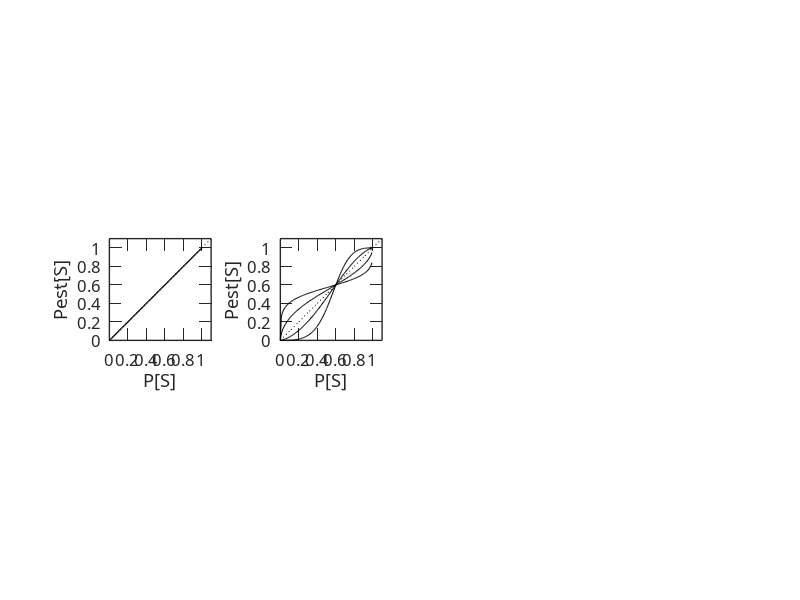

This figure's MATLAB source:
clear all; close all;


x = 0:0.01:1; 

% H0: P[S]_est = P[S] + e
a = 1 ; b = 0 ;
y1 = x.*a + b ;
subplot(1,4,1)
plot(x,y1, 'k-','linewidth',1); hold on 
plot(0:0.1:1.1, 0:0.1:1.1, 'k:');
axis('square');
xlim([0 1.1]); ylim([0 1.1]); 
xticks(0:0.2:1); yticks(0:0.2:1);
xlabel('P[S]'); ylabel('Pest[S]'); 
set(gca, 'Fontname', 'Arial Regular', 'Fontsize', 12, 'linewidth', 1,'TickLength',[0.025 0]);

% H1: LLO
for gmma = [0.3 0.6 1.4 2.6]
    lop = log(x./(1-x)) ;
    p0 = 0.6;
    lop0 = log(p0./(1-p0)) ;
    lopd = gmma*lop + (1-gmma).*lop0;    
    y2 = exp(lopd) ./ (1+exp(lopd));
    subplot(1,4,2)
    plot(x,y2, 'k-'); hold on
end
plot(0:0.1:1.1, 0:0.1:1.1, 'k:');
axis('square');
xlim([0 1.1]); ylim([0 1.1]); 
xticks(0:0.2:1); yticks(0:0.2:1);
xlabel('P[S]'); ylabel('Pest[S]'); 
set(gca, 'Fontname', 'Arial Regular', 'Fontsize', 12, 'linewidth', 1,'TickLength',[0.025 0]);

pos(3) = 1400; pos(4) = 400;
set(gcf, 'Position', pos);